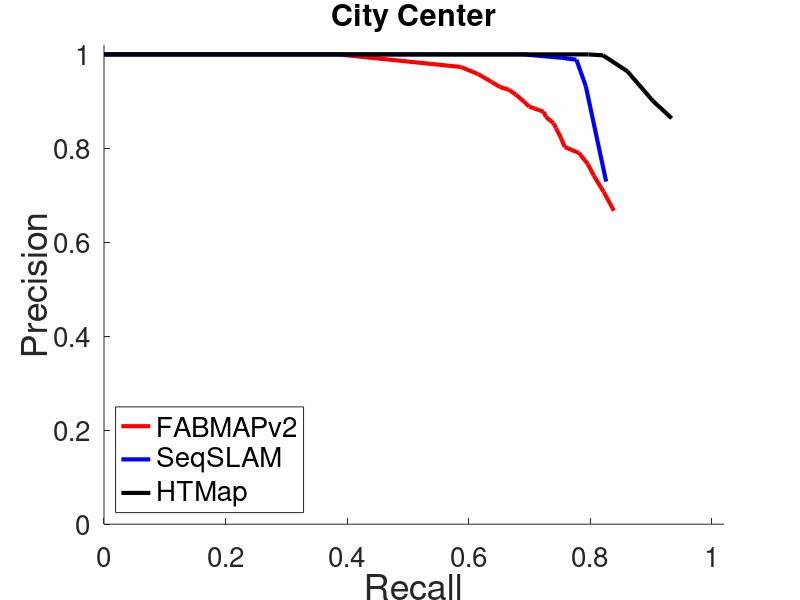
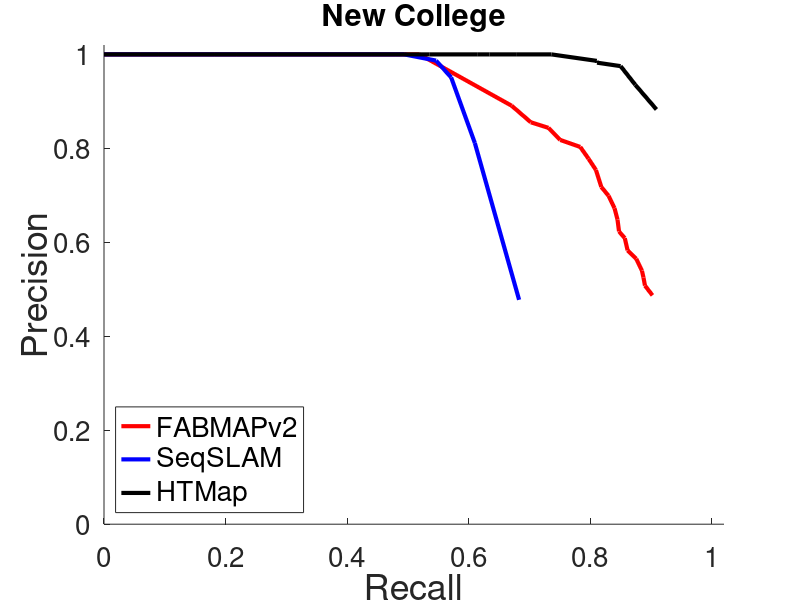
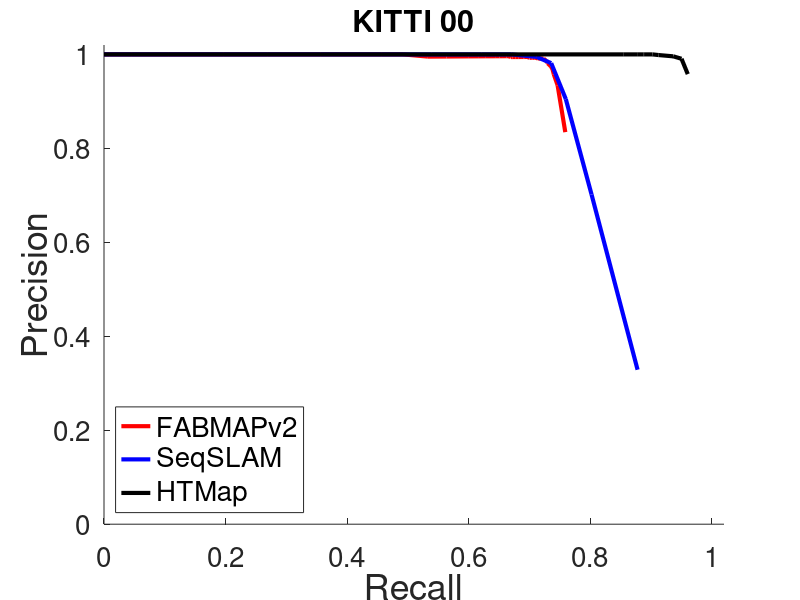
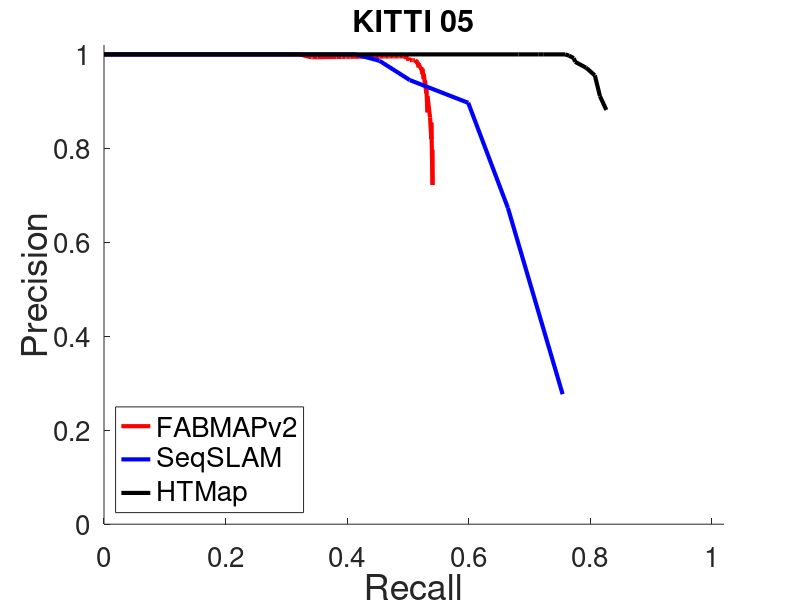

The MATLAB source for these figures, in order:
function pr_curves
    % Function to plot PR curves.
    lab_size = 26;
    ax_size = 20;
    leg_size = 20;
    line_size = 3.0;
    
    % FABMAP PR/RE
    FABMAP.CITYCENTRE.pr = [1.0000, 1.00, 0.9733, 0.9582, 0.9416, 0.9304, 0.9248, 0.9144, 0.9002, 0.8889, 0.8778, 0.8668, 0.8532, 0.8431, 0.8232, 0.8028, 0.7902, 0.7668, 0.7421, 0.7072, 0.6672];
    FABMAP.CITYCENTRE.re = [0.0000, 0.385, 0.5868, 0.6154, 0.6373, 0.6516, 0.6661, 0.6775, 0.6903, 0.6995, 0.7234, 0.7271, 0.7399, 0.7435, 0.7514, 0.7579, 0.7813, 0.7958, 0.8057, 0.8221, 0.8389];
    FABMAP.NEWCOLLEGE.pr = [1.0000, 1.00, 1.000, 0.8907, 0.8555, 0.8436, 0.8179, 0.8030, 0.7780, 0.7540, 0.7177, 0.6992, 0.6726, 0.6484, 0.6232, 0.6088, 0.5829, 0.5650, 0.5396, 0.5251, 0.5078, 0.4871];
    FABMAP.NEWCOLLEGE.re = [0.0000, 0.48, 0.519, 0.6707, 0.7022, 0.7312, 0.7506, 0.7835, 0.7971, 0.8093, 0.8182, 0.8300, 0.8399, 0.8448, 0.8473, 0.8568, 0.8614, 0.8756, 0.8850, 0.8875, 0.8900, 0.9023];    
    FABMAP.KITTI00.pr = [1.0000, 1.0000, 0.9953, 0.9955, 0.9958, 0.9959, 0.9960, 0.9960, 0.9961, 0.9961, 0.9961, 0.9962, 0.9962, 0.9943, 0.9944, 0.9944, 0.9944, 0.9944, 0.9945, 0.9945, 0.9945, 0.9946, 0.9928, 0.9928, 0.9928, 0.9928, 0.9928, 0.9929, 0.9929, 0.9912, 0.9912, 0.9913, 0.9896, 0.9896, 0.9862, 0.9845, 0.9812, 0.9747, 0.9698, 0.9572, 0.9345, 0.8345];
    FABMAP.KITTI00.re = [0.0000, 0.4921, 0.5330, 0.5635, 0.5990, 0.6168, 0.6282, 0.6383, 0.6447, 0.6510, 0.6548, 0.6624, 0.6662, 0.6696, 0.6722, 0.6773, 0.6811, 0.6823, 0.6861, 0.6900, 0.6912, 0.6963, 0.7001, 0.7027, 0.7027, 0.7027, 0.7052, 0.7078, 0.7103, 0.7141, 0.7154, 0.7230, 0.7243, 0.7243, 0.7277, 0.7290, 0.7299, 0.7350, 0.7376, 0.7401, 0.7462, 0.7589];
    FABMAP.KITTI05.pr = [1.0000, 1.0000, 0.9939, 0.9940, 0.9941, 0.9945, 0.9946, 0.9947, 0.9947, 0.9948, 0.9948, 0.9948, 0.9948, 0.9948, 0.9948, 0.9948, 0.9948, 0.9948, 0.9949, 0.9949, 0.9949, 0.9949, 0.9950, 0.9950, 0.9951, 0.9952, 0.9952, 0.9952, 0.9953, 0.9953, 0.9953, 0.9953, 0.9953, 0.9953, 0.9953, 0.9953, 0.9953, 0.9953, 0.9953, 0.9953, 0.9953, 0.9953, 0.9953, 0.9954, 0.9954, 0.9954, 0.9954, 0.9954, 0.9954, 0.9954, 0.9954, 0.9954, 0.9954, 0.9954, 0.9954, 0.9954, 0.9954, 0.9954, 0.9954, 0.9954, 0.9955, 0.9955, 0.9955, 0.9955, 0.9955, 0.9955, 0.9955, 0.9955, 0.9955, 0.9955, 0.9955, 0.9955, 0.9955, 0.9955, 0.9955, 0.9955, 0.9955, 0.9955, 0.9955, 0.9955, 0.9955, 0.9955, 0.9955, 0.9955, 0.9955, 0.9955, 0.9955, 0.9955, 0.9955, 0.9955, 0.9955, 0.9955, 0.9955, 0.9955, 0.9955, 0.9955, 0.9955, 0.9955, 0.9955, 0.9955, 0.9955, 0.9955, 0.9955, 0.9956, 0.9956, 0.9956, 0.9956, 0.9956, 0.9956, 0.9956, 0.9956, 0.9956, 0.9956, 0.9956, 0.9956, 0.9956, 0.9956, 0.9956, 0.9956, 0.9956, 0.9956, 0.9956, 0.9956, 0.9956, 0.9956, 0.9956, 0.9956, 0.9957, 0.9957, 0.9957, 0.9957, 0.9957, 0.9957, 0.9957, 0.9957, 0.9957, 0.9957, 0.9957, 0.9957, 0.9957, 0.9957, 0.9957, 0.9957, 0.9957, 0.9957, 0.9957, 0.9957, 0.9957, 0.9957, 0.9957, 0.9957, 0.9957, 0.9957, 0.9957, 0.9957, 0.9957, 0.9957, 0.9957, 0.9957, 0.9957, 0.9957, 0.9957, 0.9957, 0.9957, 0.9957, 0.9957, 0.9958, 0.9958, 0.9958, 0.9958, 0.9958, 0.9958, 0.9958, 0.9958, 0.9958, 0.9958, 0.9958, 0.9958, 0.9958, 0.9958, 0.9958, 0.9958, 0.9958, 0.9958, 0.9958, 0.9958, 0.9958, 0.9958, 0.9958, 0.9958, 0.9958, 0.9958, 0.9958, 0.9958, 0.9958, 0.9958, 0.9958, 0.9958, 0.9958, 0.9917, 0.9917, 0.9958, 0.9958, 0.9917, 0.9917, 0.9917, 0.9917, 0.9917, 0.9917, 0.9917, 0.9917, 0.9917, 0.9917, 0.9917, 0.9917, 0.9917, 0.9917, 0.9917, 0.9917, 0.9917, 0.9917, 0.9917, 0.9917, 0.9917, 0.9917, 0.9917, 0.9917, 0.9917, 0.9917, 0.9917, 0.9917, 0.9917, 0.9917, 0.9917, 0.9917, 0.9917, 0.9917, 0.9917, 0.9917, 0.9917, 0.9917, 0.9917, 0.9917, 0.9917, 0.9917, 0.9917, 0.9917, 0.9917, 0.9917, 0.9917, 0.9917, 0.9917, 0.9877, 0.9877, 0.9877, 0.9877, 0.9877, 0.9877, 0.9877, 0.9877, 0.9877, 0.9918, 0.9918, 0.9918, 0.9918, 0.9918, 0.9918, 0.9918, 0.9918, 0.9918, 0.9918, 0.9918, 0.9918, 0.9918, 0.9918, 0.9918, 0.9918, 0.9878, 0.9878, 0.9878, 0.9878, 0.9878, 0.9878, 0.9878, 0.9879, 0.9879, 0.9879, 0.9879, 0.9879, 0.9879, 0.9879, 0.9879, 0.9879, 0.9879, 0.9879, 0.9879, 0.9880, 0.9880, 0.9841, 0.9841, 0.9841, 0.9841, 0.9841, 0.9841, 0.9841, 0.9841, 0.9841, 0.9841, 0.9841, 0.9841, 0.9841, 0.9841, 0.9841, 0.9841, 0.9880, 0.9880, 0.9880, 0.9802, 0.9802, 0.9802, 0.9802, 0.9802, 0.9802, 0.9802, 0.9841, 0.9841, 0.9841, 0.9841, 0.9727, 0.9727, 0.9765, 0.9765, 0.9765, 0.9765, 0.9765, 0.9765, 0.9765, 0.9765, 0.9765, 0.9803, 0.9803, 0.9803, 0.9803, 0.9803, 0.9803, 0.9803, 0.9728, 0.9728, 0.9728, 0.9728, 0.9691, 0.9691, 0.9691, 0.9691, 0.9691, 0.9729, 0.9582, 0.9582, 0.9618, 0.9618, 0.9618, 0.9618, 0.9655, 0.9655, 0.9655, 0.9655, 0.9692, 0.9476, 0.9476, 0.9511, 0.9511, 0.9547, 0.9547, 0.9547, 0.9583, 0.9373, 0.9407, 0.9407, 0.9442, 0.9173, 0.9206, 0.9239, 0.9273, 0.9307, 0.9341, 0.8767, 0.8858, 0.8951, 0.9014, 0.9078, 0.9110, 0.8658, 0.8196, 0.8382, 0.8548, 0.7222, 0.7647, 0.7975];
    FABMAP.KITTI05.re = [0.0000, 0.3215, 0.3410, 0.3430, 0.3514, 0.3784, 0.3825, 0.3909, 0.3929, 0.3971, 0.3992, 0.3992, 0.3992, 0.3992, 0.3992, 0.3992, 0.4012, 0.4012, 0.4033, 0.4033, 0.4054, 0.4096, 0.4116, 0.4179, 0.4200, 0.4304, 0.4345, 0.4345, 0.4366, 0.4366, 0.4387, 0.4387, 0.4387, 0.4387, 0.4387, 0.4407, 0.4407, 0.4407, 0.4407, 0.4407, 0.4407, 0.4428, 0.4449, 0.4470, 0.4470, 0.4491, 0.4491, 0.4491, 0.4491, 0.4491, 0.4491, 0.4491, 0.4491, 0.4491, 0.4511, 0.4511, 0.4532, 0.4532, 0.4532, 0.4532, 0.4553, 0.4574, 0.4595, 0.4595, 0.4595, 0.4595, 0.4595, 0.4595, 0.4595, 0.4595, 0.4595, 0.4595, 0.4595, 0.4595, 0.4615, 0.4615, 0.4615, 0.4615, 0.4615, 0.4615, 0.4615, 0.4615, 0.4615, 0.4615, 0.4615, 0.4615, 0.4615, 0.4615, 0.4615, 0.4615, 0.4615, 0.4615, 0.4615, 0.4615, 0.4615, 0.4615, 0.4615, 0.4615, 0.4615, 0.4615, 0.4615, 0.4615, 0.4636, 0.4657, 0.4657, 0.4657, 0.4657, 0.4657, 0.4657, 0.4657, 0.4657, 0.4678, 0.4678, 0.4699, 0.4699, 0.4699, 0.4699, 0.4719, 0.4719, 0.4719, 0.4740, 0.4740, 0.4740, 0.4740, 0.4740, 0.4740, 0.4740, 0.4761, 0.4761, 0.4782, 0.4782, 0.4782, 0.4782, 0.4782, 0.4782, 0.4802, 0.4802, 0.4802, 0.4802, 0.4802, 0.4802, 0.4802, 0.4802, 0.4802, 0.4802, 0.4802, 0.4802, 0.4802, 0.4802, 0.4802, 0.4823, 0.4823, 0.4823, 0.4844, 0.4844, 0.4844, 0.4844, 0.4865, 0.4865, 0.4865, 0.4865, 0.4865, 0.4865, 0.4865, 0.4865, 0.4865, 0.4886, 0.4886, 0.4886, 0.4886, 0.4886, 0.4886, 0.4886, 0.4886, 0.4886, 0.4886, 0.4886, 0.4886, 0.4886, 0.4886, 0.4886, 0.4886, 0.4886, 0.4886, 0.4906, 0.4906, 0.4906, 0.4906, 0.4906, 0.4906, 0.4927, 0.4948, 0.4948, 0.4948, 0.4948, 0.4948, 0.4948, 0.4948, 0.4948, 0.4969, 0.4969, 0.4969, 0.4969, 0.4990, 0.4990, 0.4990, 0.4990, 0.4990, 0.4990, 0.4990, 0.4990, 0.4990, 0.4990, 0.4990, 0.4990, 0.4990, 0.4990, 0.4990, 0.4990, 0.4990, 0.4990, 0.4990, 0.4990, 0.4990, 0.4990, 0.4990, 0.4990, 0.4990, 0.4990, 0.4990, 0.4990, 0.4990, 0.4990, 0.4990, 0.4990, 0.4990, 0.4990, 0.4990, 0.4990, 0.4990, 0.4990, 0.4990, 0.4990, 0.4990, 0.4990, 0.4990, 0.4990, 0.4990, 0.4990, 0.4990, 0.4990, 0.4990, 0.5010, 0.5010, 0.5010, 0.5010, 0.5010, 0.5010, 0.5010, 0.5010, 0.5010, 0.5010, 0.5010, 0.5010, 0.5010, 0.5010, 0.5010, 0.5010, 0.5010, 0.5010, 0.5010, 0.5010, 0.5010, 0.5010, 0.5010, 0.5010, 0.5010, 0.5031, 0.5031, 0.5031, 0.5031, 0.5052, 0.5052, 0.5052, 0.5073, 0.5073, 0.5073, 0.5073, 0.5073, 0.5094, 0.5094, 0.5094, 0.5094, 0.5094, 0.5094, 0.5094, 0.5114, 0.5114, 0.5135, 0.5135, 0.5135, 0.5135, 0.5135, 0.5135, 0.5135, 0.5135, 0.5135, 0.5135, 0.5135, 0.5135, 0.5135, 0.5135, 0.5135, 0.5135, 0.5135, 0.5135, 0.5135, 0.5156, 0.5156, 0.5156, 0.5156, 0.5156, 0.5156, 0.5156, 0.5156, 0.5156, 0.5156, 0.5156, 0.5177, 0.5177, 0.5177, 0.5177, 0.5177, 0.5177, 0.5177, 0.5177, 0.5177, 0.5177, 0.5177, 0.5177, 0.5177, 0.5177, 0.5177, 0.5177, 0.5177, 0.5177, 0.5198, 0.5198, 0.5198, 0.5198, 0.5218, 0.5218, 0.5218, 0.5218, 0.5218, 0.5218, 0.5239, 0.5239, 0.5239, 0.5239, 0.5239, 0.5239, 0.5239, 0.5239, 0.5239, 0.5239, 0.5239, 0.5260, 0.5260, 0.5260, 0.5260, 0.5260, 0.5260, 0.5260, 0.5260, 0.5281, 0.5281, 0.5281, 0.5281, 0.5301, 0.5301, 0.5301, 0.5301, 0.5301, 0.5301, 0.5322, 0.5322, 0.5322, 0.5322, 0.5322, 0.5322, 0.5364, 0.5385, 0.5385, 0.5385, 0.5405, 0.5405, 0.5405]; 
    FABMAP.KITTI06.pr = [1.0000, 1.0000, 0.9935, 0.9936, 0.9937, 0.9939, 0.9939, 0.9940, 0.9941, 0.9941, 0.9941, 0.9941, 0.9942, 0.9942, 0.9942, 0.9943, 0.9943, 0.9943, 0.9944, 0.9944, 0.9945, 0.9946, 0.9946, 0.9947, 0.9947, 0.9948, 0.9948, 0.9948, 0.9948, 0.9948, 0.9948, 0.9948, 0.9948, 0.9949, 0.9949, 0.9949, 0.9949, 0.9949, 0.9950, 0.9950, 0.9950, 0.9950, 0.9950, 0.9950, 0.9950, 0.9950, 0.9950, 0.9950, 0.9950, 0.9950, 0.9950, 0.9950, 0.9950, 0.9950, 0.9950, 0.9950, 0.9950, 0.9950, 0.9950, 0.9950, 0.9950, 0.9950, 0.9950, 0.9950, 0.9951, 0.9951, 0.9951, 0.9951, 0.9951, 0.9951, 0.9951, 0.9951, 0.9951, 0.9951, 0.9951, 0.9951, 0.9951, 0.9951, 0.9951, 0.9951, 0.9951, 0.9951, 0.9951, 0.9951, 0.9951, 0.9951, 0.9951, 0.9951, 0.9951, 0.9951, 0.9951, 0.9951, 0.9951, 0.9951, 0.9951, 0.9951, 0.9951, 0.9951, 0.9951, 0.9952, 0.9952, 0.9952, 0.9952, 0.9952, 0.9952, 0.9952, 0.9952, 0.9952, 0.9952, 0.9952, 0.9952, 0.9952, 0.9952, 0.9952, 0.9952, 0.9953, 0.9953, 0.9953, 0.9953, 0.9953, 0.9953, 0.9953, 0.9953, 0.9953, 0.9953, 0.9953, 0.9953, 0.9953, 0.9953, 0.9953, 0.9953, 0.9953, 0.9953, 0.9953, 0.9953, 0.9953, 0.9953, 0.9953, 0.9953, 0.9953, 0.9953, 0.9953, 0.9953, 0.9953, 0.9953, 0.9953, 0.9953, 0.9953, 0.9953, 0.9953, 0.9953, 0.9953, 0.9953, 0.9953, 0.9953, 0.9953, 0.9953, 0.9953, 0.9953, 0.9953, 0.9953, 0.9953, 0.9953, 0.9953, 0.9953, 0.9953, 0.9953, 0.9953, 0.9953, 0.9953, 0.9953, 0.9953, 0.9953, 0.9953, 0.9953, 0.9953, 0.9953, 0.9953, 0.9953, 0.9953, 0.9953, 0.9953, 0.9953, 0.9953, 0.9954, 0.9954, 0.9954, 0.9954, 0.9954, 0.9954, 0.9954, 0.9954, 0.9954, 0.9954, 0.9954, 0.9954, 0.9954, 0.9954, 0.9954, 0.9909, 0.9909, 0.9909, 0.9909, 0.9909, 0.9909, 0.9909, 0.9909, 0.9909, 0.9909, 0.9909, 0.9909, 0.9909, 0.9909, 0.9909, 0.9909, 0.9909, 0.9909, 0.9909, 0.9909, 0.9909, 0.9909, 0.9909, 0.9909, 0.9909, 0.9909, 0.9909, 0.9909, 0.9909, 0.9909, 0.9909, 0.9909, 0.9909, 0.9909, 0.9909, 0.9909, 0.9909, 0.9909, 0.9909, 0.9909, 0.9909, 0.9909, 0.9909, 0.9909, 0.9909, 0.9909, 0.9909, 0.9909, 0.9909, 0.9909, 0.9909, 0.9909, 0.9909, 0.9909, 0.9909, 0.9909, 0.9909, 0.9909, 0.9909, 0.9954, 0.9954, 0.9864, 0.9864, 0.9864, 0.9864, 0.9864, 0.9864, 0.9864, 0.9864, 0.9864, 0.9864, 0.9864, 0.9864, 0.9864, 0.9864, 0.9864, 0.9864, 0.9864, 0.9864, 0.9864, 0.9909, 0.9909, 0.9909, 0.9909, 0.9909, 0.9909, 0.9909, 0.9909, 0.9865, 0.9865, 0.9865, 0.9865, 0.9865, 0.9822, 0.9822, 0.9822, 0.9866, 0.9866, 0.9866, 0.9866, 0.9866, 0.9866, 0.9866, 0.9866, 0.9866, 0.9652, 0.9652, 0.9652, 0.9694, 0.9694, 0.9694, 0.9694, 0.9694, 0.9694, 0.9694, 0.9737, 0.9737, 0.9737, 0.9737, 0.9737, 0.9737, 0.9737, 0.9737, 0.9737, 0.9780, 0.9780, 0.9780, 0.9780, 0.9780, 0.9780, 0.9780, 0.9780, 0.9780, 0.9780, 0.9780, 0.9780, 0.9780, 0.9780, 0.9823, 0.9823, 0.9823, 0.9823, 0.9823, 0.9823, 0.9823, 0.9823, 0.9823, 0.9823, 0.9823, 0.9823, 0.9823, 0.9823, 0.9823, 0.9823, 0.9823, 0.9612, 0.9612, 0.9612, 0.9612, 0.9654, 0.9654, 0.9654, 0.9295, 0.9333, 0.9333, 0.9372, 0.9412, 0.9412, 0.9451, 0.9451, 0.9492, 0.9492, 0.9492, 0.9532, 0.9532, 0.9532, 0.9573, 0.9573, 0.9573, 0.9573, 0.9146, 0.9184, 0.9221, 0.9259, 0.8794, 0.8863, 0.8933, 0.8968, 0.9040, 0.9113, 0.7965, 0.8165, 0.8346, 0.8470, 0.8598, 0.8697, 0.7729];
    FABMAP.KITTI06.re = [0.0000, 0.5534, 0.5651, 0.5799, 0.5874, 0.6059, 0.6097, 0.6208, 0.6245, 0.6245, 0.6245, 0.6283, 0.6320, 0.6320, 0.6357, 0.6431, 0.6431, 0.6506, 0.6543, 0.6580, 0.6766, 0.6840, 0.6877, 0.6914, 0.6989, 0.7063, 0.7063, 0.7063, 0.7063, 0.7063, 0.7063, 0.7063, 0.7063, 0.7212, 0.7212, 0.7212, 0.7212, 0.7249, 0.7361, 0.7361, 0.7361, 0.7361, 0.7361, 0.7361, 0.7361, 0.7361, 0.7361, 0.7361, 0.7361, 0.7361, 0.7361, 0.7361, 0.7361, 0.7361, 0.7361, 0.7361, 0.7398, 0.7398, 0.7398, 0.7435, 0.7435, 0.7472, 0.7472, 0.7472, 0.7509, 0.7509, 0.7509, 0.7509, 0.7509, 0.7509, 0.7509, 0.7509, 0.7509, 0.7546, 0.7546, 0.7546, 0.7546, 0.7546, 0.7546, 0.7546, 0.7546, 0.7546, 0.7546, 0.7546, 0.7546, 0.7546, 0.7546, 0.7546, 0.7546, 0.7584, 0.7584, 0.7584, 0.7584, 0.7584, 0.7584, 0.7621, 0.7621, 0.7621, 0.7621, 0.7658, 0.7695, 0.7695, 0.7695, 0.7695, 0.7695, 0.7695, 0.7695, 0.7695, 0.7695, 0.7695, 0.7695, 0.7732, 0.7732, 0.7770, 0.7770, 0.7844, 0.7844, 0.7844, 0.7844, 0.7844, 0.7844, 0.7844, 0.7844, 0.7844, 0.7844, 0.7844, 0.7844, 0.7844, 0.7844, 0.7844, 0.7844, 0.7844, 0.7844, 0.7844, 0.7844, 0.7844, 0.7844, 0.7844, 0.7844, 0.7844, 0.7844, 0.7844, 0.7844, 0.7844, 0.7844, 0.7844, 0.7844, 0.7844, 0.7844, 0.7844, 0.7844, 0.7881, 0.7881, 0.7881, 0.7918, 0.7918, 0.7918, 0.7918, 0.7918, 0.7918, 0.7918, 0.7918, 0.7918, 0.7918, 0.7918, 0.7918, 0.7918, 0.7918, 0.7918, 0.7918, 0.7918, 0.7955, 0.7955, 0.7955, 0.7955, 0.7955, 0.7955, 0.7955, 0.7955, 0.7955, 0.7955, 0.7955, 0.7955, 0.7955, 0.7993, 0.7993, 0.7993, 0.7993, 0.7993, 0.7993, 0.7993, 0.7993, 0.7993, 0.7993, 0.7993, 0.8030, 0.8030, 0.8030, 0.8030, 0.8067, 0.8067, 0.8067, 0.8067, 0.8067, 0.8067, 0.8067, 0.8067, 0.8067, 0.8067, 0.8067, 0.8067, 0.8067, 0.8067, 0.8067, 0.8067, 0.8067, 0.8067, 0.8067, 0.8067, 0.8067, 0.8067, 0.8067, 0.8067, 0.8067, 0.8067, 0.8067, 0.8067, 0.8067, 0.8067, 0.8067, 0.8067, 0.8067, 0.8067, 0.8067, 0.8067, 0.8067, 0.8067, 0.8067, 0.8067, 0.8067, 0.8067, 0.8067, 0.8067, 0.8067, 0.8067, 0.8067, 0.8067, 0.8067, 0.8067, 0.8067, 0.8067, 0.8067, 0.8067, 0.8067, 0.8067, 0.8067, 0.8067, 0.8067, 0.8067, 0.8067, 0.8104, 0.8104, 0.8104, 0.8104, 0.8104, 0.8104, 0.8104, 0.8104, 0.8104, 0.8104, 0.8104, 0.8104, 0.8104, 0.8104, 0.8104, 0.8104, 0.8104, 0.8104, 0.8104, 0.8104, 0.8104, 0.8104, 0.8104, 0.8104, 0.8104, 0.8104, 0.8104, 0.8141, 0.8141, 0.8141, 0.8178, 0.8178, 0.8216, 0.8216, 0.8216, 0.8216, 0.8216, 0.8216, 0.8216, 0.8216, 0.8216, 0.8216, 0.8216, 0.8216, 0.8253, 0.8253, 0.8253, 0.8253, 0.8253, 0.8253, 0.8253, 0.8253, 0.8253, 0.8253, 0.8253, 0.8253, 0.8253, 0.8253, 0.8253, 0.8253, 0.8253, 0.8253, 0.8253, 0.8253, 0.8253, 0.8253, 0.8253, 0.8253, 0.8253, 0.8253, 0.8253, 0.8253, 0.8253, 0.8253, 0.8253, 0.8253, 0.8253, 0.8253, 0.8253, 0.8253, 0.8253, 0.8253, 0.8253, 0.8253, 0.8253, 0.8253, 0.8253, 0.8253, 0.8253, 0.8253, 0.8253, 0.8253, 0.8253, 0.8253, 0.8290, 0.8290, 0.8290, 0.8290, 0.8290, 0.8290, 0.8290, 0.8327, 0.8327, 0.8327, 0.8327, 0.8327, 0.8327, 0.8327, 0.8327, 0.8327, 0.8327, 0.8327, 0.8327, 0.8327, 0.8327, 0.8327, 0.8327, 0.8327, 0.8327, 0.8364, 0.8364, 0.8364, 0.8364, 0.8401, 0.8401, 0.8401, 0.8401, 0.8401, 0.8401, 0.8439, 0.8439, 0.8439, 0.8439, 0.8439, 0.8439, 0.8476];    
    FABMAP.STALUCIA.pr = [1.0000, 1.0000, 0.9984, 0.9988, 0.9989, 0.9990, 0.9990, 0.9991, 0.9992, 0.9992, 0.9992, 0.9993, 0.9979, 0.9973, 0.9955, 0.9912, 0.9903, 0.9871, 0.9824, 0.9737, 0.9568, 0.9098];
    FABMAP.STALUCIA.re = [0.0000, 0.1854, 0.1943, 0.2510, 0.2818, 0.3040, 0.3231, 0.3462, 0.3683, 0.3865, 0.4047, 0.4232, 0.4426, 0.4607, 0.4758, 0.4885, 0.5026, 0.5177, 0.5325, 0.5476, 0.5731, 0.6221];
    
    % SeqSLAM PR/RE
    SEQSLAM.CITYCENTRE.pr = [1.0, 1.0000, 1.0000, 1.0000, 1.0000, 1.0000, 1.0000, 1.0000, 1.0000, 1.0000, 1.0000, 1.0000, 1.0000, 0.9929, 0.9887, 0.9325, 0.7294];
    SEQSLAM.CITYCENTRE.re = [0.0, 0.0428, 0.0873, 0.1515, 0.2353, 0.2763, 0.3333, 0.3904, 0.4456, 0.5312, 0.5847, 0.6417, 0.6898, 0.7522, 0.7772, 0.7926, 0.8261];
    SEQSLAM.NEWCOLLEGE.pr = [1.0, 1.0000, 1.0000, 1.0000, 1.0000, 1.0000, 1.0000, 1.0000, 1.0000, 1.0000, 1.0000, 0.9868, 0.9510, 0.8114, 0.4776];
    SEQSLAM.NEWCOLLEGE.re = [0.0, 0.0024, 0.0605, 0.0896, 0.1380, 0.1816, 0.2179, 0.2857, 0.3705, 0.4407, 0.4939, 0.5463, 0.5711, 0.6101, 0.6829];
    SEQSLAM.KITTI00.pr = [1.0, 1.0000, 1.0000, 1.0000, 1.0000, 1.0000, 1.0000, 1.0000, 1.0000, 1.0000, 1.0000, 0.9947, 0.9814, 0.9047, 0.7018, 0.3288];
    SEQSLAM.KITTI00.re = [0.0, 0.0089, 0.0456, 0.1065, 0.1965, 0.2687, 0.3561, 0.4563, 0.5387, 0.6210, 0.6705, 0.7116, 0.7357, 0.7598, 0.8021, 0.8778];
    SEQSLAM.KITTI05.pr = [1.0, 1.0000, 1.0000, 1.0000, 1.0000, 1.0000, 1.0000, 1.0000, 1.0000, 1.0000, 0.9864, 0.9453, 0.8969, 0.6732, 0.2767];
    SEQSLAM.KITTI05.re = [0.0, 0.0229, 0.0707, 0.1497, 0.2328, 0.2661, 0.3181, 0.3493, 0.3929, 0.4137, 0.4532, 0.5031, 0.5992, 0.6645, 0.7545];
    SEQSLAM.KITTI06.pr = [1.0, 1.0000, 1.0000, 1.0000, 1.0000, 1.0000, 1.0000, 1.0000, 1.0000, 0.9841, 0.8767, 0.6797, 0.5204];
    SEQSLAM.KITTI06.re = [0.0, 0.0446, 0.1970, 0.2714, 0.3643, 0.4610, 0.5242, 0.5836, 0.6468, 0.6914, 0.7538, 0.8125, 0.8821];
    SEQSLAM.STALUCIA.pr = [1.0000, 1.0000, 1.0000, 1.0000, 1.0000, 1.0000, 1.0000, 1.0000, 1.0000, 1.0000, 1.0000, 1.0000, 1.0000, 0.9956, 0.9268, 0.6152];
    SEQSLAM.STALUCIA.re = [0.0018, 0.0051, 0.0100, 0.0205, 0.0466, 0.0857, 0.1313, 0.1832, 0.2321, 0.2792, 0.3206, 0.3687, 0.4156, 0.4690, 0.5329, 0.6269];
    
    HAMAP.NEWCOLLEGE.pr = [1.0000, 1.0000, 1.0000, 1.0000, 1.0000, 1.0000, 0.9862, 0.9824, 0.9750, 0.9352, 0.8828];
    HAMAP.NEWCOLLEGE.re = [0.0000, 0.5351, 0.6150, 0.6344, 0.6780, 0.7361, 0.8107, 0.8111, 0.8499, 0.8741, 0.9089];
    HAMAP.KITTI05.pr = [1.0000, 1.0000, 1.0000, 1.0000, 1.0000, 0.9973, 0.9920, 0.9841, 0.9718, 0.9554, 0.9112, 0.8817];
    HAMAP.KITTI05.re = [0.0000, 0.6819, 0.7152, 0.7235, 0.7588, 0.7651, 0.7729, 0.7750, 0.7929, 0.8075, 0.8159, 0.8264];
    HAMAP.KITTI06.pr = [1.0000, 1.0000, 1.0000, 1.0000, 1.0000, 1.0000, 0.9971, 0.9849, 0.9762, 0.9628];
    HAMAP.KITTI06.re = [0.0000, 0.8587, 0.9219, 0.9480, 0.9480, 0.9703, 0.9734, 0.9812, 0.9888, 0.9923];
    HAMAP.KITTI00.pr = [1.0000, 1.0000, 1.0000, 1.0000, 1.0000, 1.0000, 0.9986, 0.9959, 0.9907, 0.9580];
    HAMAP.KITTI00.re = [0.0000, 0.8542, 0.8771, 0.8872, 0.8885, 0.9024, 0.9124, 0.9364, 0.9501, 0.9604];
    HAMAP.CITYCENTRE.pr = [1.00, 1.0000, 0.998, 0.964, 0.901, 0.864];
    HAMAP.CITYCENTRE.re = [0.00, 0.7968, 0.821, 0.861, 0.903, 0.934];
    HAMAP.STALUCIA.pr = [1.0000, 1.0000, 1.0000, 1.0000, 0.9999, 0.9997, 0.9992, 0.9957, 0.97, 0.95, 0.93];
    HAMAP.STALUCIA.re = [0.0000, 0.6526, 0.6673, 0.7011, 0.7180, 0.7639, 0.7773, 0.7799, 0.82, 0.85, 0.87];
    
    % CityCentre results
    figure();
    hold on;
    plot_common();    
    plot_PR(FABMAP.CITYCENTRE.pr, FABMAP.CITYCENTRE.re, 'r');    
    plot_PR(SEQSLAM.CITYCENTRE.pr, SEQSLAM.CITYCENTRE.re, 'b');
    plot_PR(HAMAP.CITYCENTRE.pr, HAMAP.CITYCENTRE.re, 'k');
    l = legend('FABMAPv2', 'SeqSLAM', 'HTMap', 'Location', 'SouthWest');
    set(l, 'FontSize', leg_size);
    title('City Center');
    
    print -djpeg -r300 curvepr_cc
    hold off;
    
    % NewCollege results
    figure();
    hold on;
    plot_common();    
    plot_PR(FABMAP.NEWCOLLEGE.pr, FABMAP.NEWCOLLEGE.re, 'r');  
    plot_PR(SEQSLAM.NEWCOLLEGE.pr, SEQSLAM.NEWCOLLEGE.re, 'b');
    plot_PR(HAMAP.NEWCOLLEGE.pr, HAMAP.NEWCOLLEGE.re, 'k');
    l = legend('FABMAPv2', 'SeqSLAM', 'HTMap', 'Location', 'SouthWest');
    set(l, 'FontSize', leg_size);
    title('New College');    
    
    print -djpeg -r300 curvepr_nc
    hold off;
    
    % KITTI00 results
    figure();
    hold on;
    plot_common();
    plot_PR(FABMAP.KITTI00.pr, FABMAP.KITTI00.re, 'r');
    plot_PR(SEQSLAM.KITTI00.pr, SEQSLAM.KITTI00.re, 'b');
    plot_PR(HAMAP.KITTI00.pr, HAMAP.KITTI00.re, 'k');
    l = legend('FABMAPv2', 'SeqSLAM', 'HTMap', 'Location', 'SouthWest');
    set(l, 'FontSize', leg_size);
    title('KITTI 00');
    
    print -djpeg -r300 curvepr_kitti00
    hold off;
    
    % KITTI05 results
    figure();
    hold on;
    plot_common();
    plot_PR(FABMAP.KITTI05.pr, FABMAP.KITTI05.re, 'r');
    plot_PR(SEQSLAM.KITTI05.pr, SEQSLAM.KITTI05.re, 'b');
    plot_PR(HAMAP.KITTI05.pr, HAMAP.KITTI05.re, 'k');
    l = legend('FABMAPv2', 'SeqSLAM', 'HTMap', 'Location', 'SouthWest');
    set(l, 'FontSize', leg_size);
    title('KITTI 05');
    
    print -djpeg -r300 curvepr_kitti05
    hold off;
    
    % KITTI06 results
    figure();
    hold on;
    plot_common();
    plot_PR(FABMAP.KITTI06.pr, FABMAP.KITTI06.re, 'r');
    plot_PR(SEQSLAM.KITTI06.pr, SEQSLAM.KITTI06.re, 'b');
    plot_PR(HAMAP.KITTI06.pr, HAMAP.KITTI06.re, 'k');
    l = legend('FABMAPv2', 'SeqSLAM', 'HTMap', 'Location', 'SouthWest');
    set(l, 'FontSize', leg_size);
    title('KITTI 06');
    
    print -djpeg -r300 curvepr_kitti06
    hold off;
    
    % StaLucia results
    figure();
    hold on;
    plot_common();
    plot_PR(FABMAP.STALUCIA.pr, FABMAP.STALUCIA.re, 'r');
    plot_PR(SEQSLAM.STALUCIA.pr, SEQSLAM.STALUCIA.re, 'b');
    plot_PR(HAMAP.STALUCIA.pr, HAMAP.STALUCIA.re, 'k');
    l = legend('FABMAPv2', 'SeqSLAM', 'HTMap', 'Location', 'SouthWest');
    set(l, 'FontSize', leg_size);
    title('St. Lucia');
    
    print -djpeg -r300 curvepr_stlucia
    hold off;
    
    function plot_common()
        set(gca, 'FontSize', ax_size); 
        xlabel('Recall', 'FontSize', lab_size);
        ylabel('Precision', 'FontSize', lab_size);
        xlim([0., 1.02]);
        ylim([0., 1.02]);
        grid('off');
    end

    function plot_PR(pr, re, format)
        plot(re, pr, 'Color', format, 'LineWidth', line_size);
    end
end
